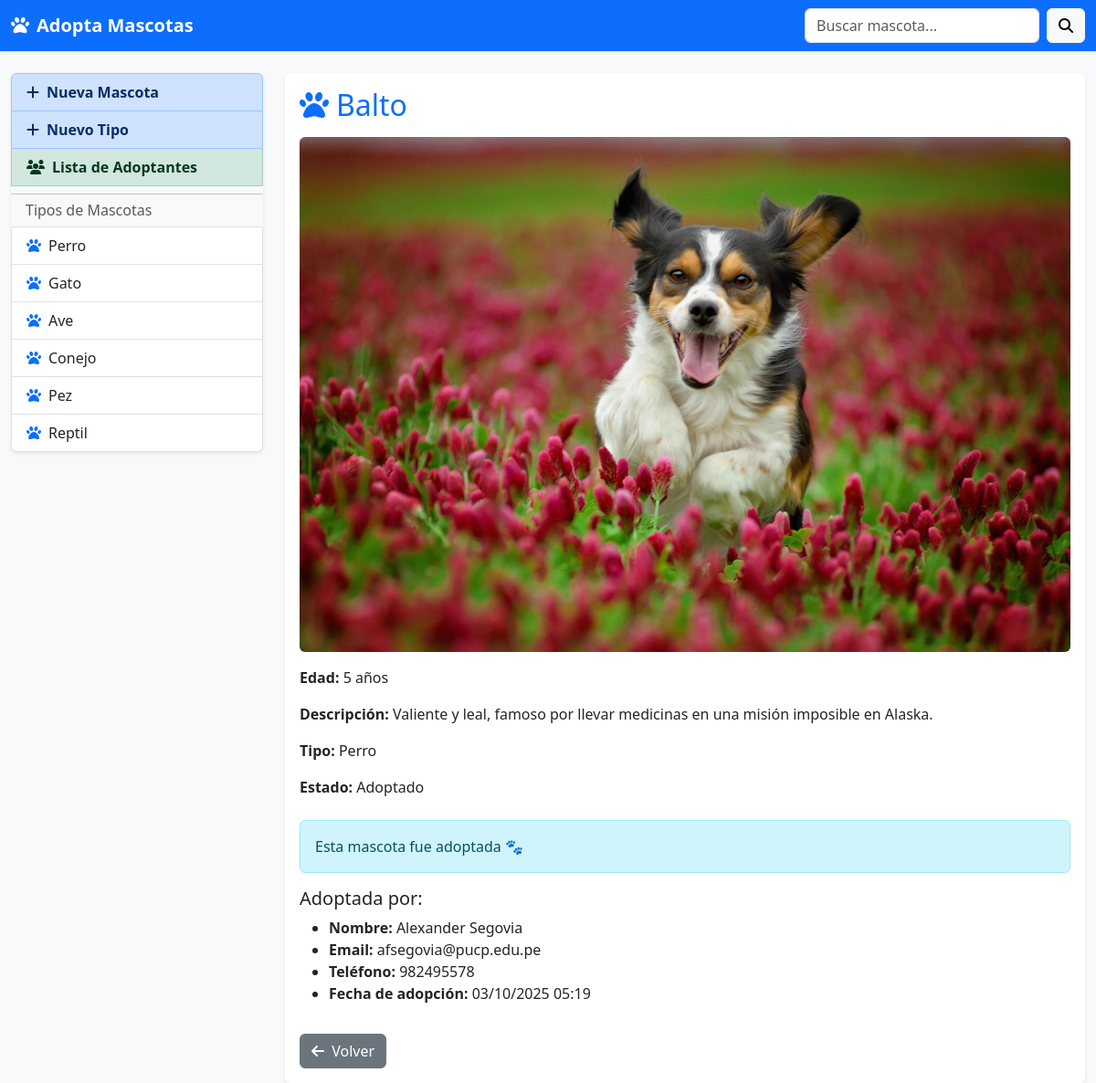
The page /detalleMascota/1 on the database its author committed.
### app1/models.py (models this page shows, shortened)
class TipoMascota(models.Model):
    nombre = models.CharField(max_length=64, null=True, blank=True)
    descripcion = models.TextField(max_length=256, null=True, blank=True)

class Mascota(models.Model):
    nombre = models.CharField(max_length=128, null=True, blank=True)
    edad = models.IntegerField()
    descripcion = models.TextField(max_length=512, null=True, blank=True)
    foto = models.ImageField(upload_to="mascotas/")
    tipo = models.ForeignKey(TipoMascota, on_delete=models.CASCADE)
    estado = models.CharField(max_length=20, default="Disponible")

class Adopcion(models.Model):
    mascota = models.OneToOneField(Mascota, on_delete=models.CASCADE)
    persona = models.ForeignKey(Persona, on_delete=models.CASCADE)
    fecha_adopcion = models.CharField(max_length=50, null=True, blank=True)

class Persona(models.Model):
    nombre = models.CharField(max_length=128, null=True, blank=True)
    email = models.CharField(max_length=128, null=True, blank=True)
    telefono = models.CharField(max_length=20, null=True, blank=True)

### app1/views.py (the view)
# urls.py: path('detalleMascota/<int:idMascota>',views.detalleMascota, name='detalleMascota'),
def detalleMascota(request, idMascota):
    mascota = get_object_or_404(Mascota, id=idMascota)
    tipos = TipoMascota.objects.all()
    adopcion = None
    if mascota.estado == "Adoptado":
        try:
            adopcion = Adopcion.objects.get(mascota=mascota)
        except Adopcion.DoesNotExist:
            adopcion = None
    if request.method == "POST" and mascota.estado == "Disponible":
        return HttpResponseRedirect(reverse("app1:detalleMascota", args=[mascota.id]))
    return render(request, "detalleMascota.html", {
        "mascota": mascota,
        "tipos": tipos,
        "adopcion": adopcion
    })

### app1/templates/detalleMascota.html
{% extends "layout.html" %}
{% block content %}
  <div class="card shadow-sm border-0">
    <div class="card-body">
      <h2 class="mb-3 text-primary">
        <i class="fa-solid fa-paw me-2"></i>{{ mascota.nombre }}
      </h2>
      {% if mascota.foto %}
        <img src="{{ mascota.foto.url }}" class="img-fluid rounded mb-3" alt="{{ mascota.nombre }}">
      {% else %}
        <img src="https://via.placeholder.com/400x300?text=Sin+Foto" class="img-fluid rounded mb-3">
      {% endif %}
      <p><strong>Edad:</strong> {{ mascota.edad }} años</p>
      <p><strong>Descripción:</strong> {{ mascota.descripcion }}</p>
      <p><strong>Tipo:</strong> {{ mascota.tipo.nombre }}</p>
      <p><strong>Estado:</strong> {{ mascota.estado }}</p>
      {% if mascota.estado == "Disponible" %}
        <hr>
        <h4 class="mt-4">Formulario de Adopción</h4>
        <form method="POST">
          {% csrf_token %}
          <div class="mb-3">
            <label for="nombre" class="form-label">Nombre</label>
            <input type="text" class="form-control" id="nombre" name="nombre" required>
          </div>
          <div class="mb-3">
            <label for="email" class="form-label">Email</label>
            <input type="text" class="form-control" id="email" name="email" required>
          </div>
          <div class="mb-3">
            <label for="telefono" class="form-label">Teléfono</label>
            <input type="text" class="form-control" id="telefono" name="telefono" required>
          </div>
          <button type="submit" class="btn btn-success">
            <i class="fa-solid fa-heart me-1"></i> Adoptar
          </button>
        </form>
      {% else %}
        <div class="alert alert-info mt-4">
          Esta mascota fue adoptada 🐾
        </div>
        {% if adopcion %}
          <h5 class="mt-3">Adoptada por:</h5>
          <ul>
            <li><strong>Nombre:</strong> {{ adopcion.persona.nombre }}</li>
            <li><strong>Email:</strong> {{ adopcion.persona.email }}</li>
            <li><strong>Teléfono:</strong> {{ adopcion.persona.telefono }}</li>
            <li><strong>Fecha de adopción:</strong> {{ adopcion.fecha_adopcion }}</li>
          </ul>
        {% endif %}
      {% endif %}
      <a href="{% url 'app1:home' %}" class="btn btn-secondary mt-3">
        <i class="fa-solid fa-arrow-left me-1"></i> Volver
      </a>
    </div>
  </div>
{% endblock %}

### app1/templates/layout.html (shortened to what this page needs)
<!DOCTYPE html>
<html lang="es">
<head>
  <link href="https://cdn.jsdelivr.net/npm/bootstrap@5.3.0/dist/css/bootstrap.min.css"
        rel="stylesheet"
>
  <link rel="stylesheet"
        href="https://cdnjs.cloudflare.com/ajax/libs/font-awesome/6.3.0/css/all.min.css"
 />
</head>
<body class="bg-light">
  <nav class="navbar navbar-expand-lg navbar-dark bg-primary shadow-sm">
    <div class="container-fluid">
      <a class="navbar-brand fw-bold" href="{% url 'app1:home' %}">
        <i class="fa-solid fa-paw me-2"></i>Adopta Mascotas
      </a>
      <form class="d-flex" role="search" action="{% url 'app1:buscar' %}" method="post">
        <input class="form-control me-2" type="search" name="filtro" placeholder="Buscar mascota..." aria-label="Buscar">
        <button class="btn btn-light" type="submit"><i class="fa-solid fa-search"></i></button>
      </form>
    </div>
  </nav>
  <div class="container-fluid mt-4">
    <div class="row">
      <aside class="col-md-3 mb-3">
        <div class="list-group shadow-sm">
          <a href="{% url 'app1:crearMascota' %}" class="list-group-item list-group-item-action list-group-item-primary fw-bold">
            <i class="fa-solid fa-plus me-2"></i>Nueva Mascota
          </a>
          <a href="{% url 'app1:crearTipo' %}" class="list-group-item list-group-item-action list-group-item-primary fw-bold">
            <i class="fa-solid fa-plus me-2"></i>Nuevo Tipo
          </a>
          <a href="{% url 'app1:listaAdoptantes' %}" class="list-group-item list-group-item-action list-group-item-success fw-bold">
            <i class="fa-solid fa-users me-2"></i>Lista de Adoptantes
          </a>
          <hr class="my-2">
          <h6 class="px-3 text-muted">Tipos de Mascotas</h6>
          {% for tipo in tipos %}
            <a href="{% url 'app1:mascotasxtipo' tipo.id %}" class="list-group-item list-group-item-action">
              <i class="fa-solid fa-paw me-2 text-primary"></i>{{ tipo.nombre }}
            </a>
          {% empty %}
            <p class="px-3 text-muted">No hay tipos aún</p>
          {% endfor %}
        </div>
      </aside>
      <main class="col-md-9">
        {% block content %}{% endblock %}
      </main>
    </div>
  </div>
</body>
</html>

### rows shown on the page
TipoMascota: nombre "Perro"
TipoMascota: nombre "Gato"
TipoMascota: nombre "Ave"
TipoMascota: nombre "Conejo"
TipoMascota: nombre "Pez"
TipoMascota: nombre "Reptil"
Mascota: nombre "Balto", foto (picture), edad "5", descripcion "Valiente y leal, famoso por llevar medicinas en una misión imposible en Alaska.", tipo.nombre "Perro", estado "Adoptado"
Adopcion: persona.nombre "Alexander Segovia", persona.email "afsegovia@pucp.edu.pe", persona.telefono "982495578", fecha_adopcion "03/10/2025 05:19"
